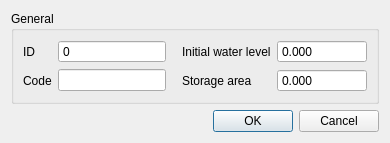
<?xml version="1.0" encoding="UTF-8"?>
<ui version="4.0">
 <class>Form</class>
 <widget class="QWidget" name="Form">
  <property name="geometry">
   <rect>
    <x>0</x>
    <y>0</y>
    <width>390</width>
    <height>136</height>
   </rect>
  </property>
  <property name="windowTitle">
   <string>Form</string>
  </property>
  <property name="locale">
   <locale language="English" country="UnitedStates"/>
  </property>
  <layout class="QGridLayout" name="gridLayout">
   <item row="3" column="0">
    <widget class="QGroupBox" name="grp_general">
     <property name="enabled">
      <bool>true</bool>
     </property>
     <property name="locale">
      <locale language="English" country="UnitedStates"/>
     </property>
     <property name="title">
      <string>General</string>
     </property>
     <layout class="QGridLayout" name="gridLayout_3">
      <item row="2" column="0">
       <widget class="QLabel" name="label_8">
        <property name="locale">
         <locale language="English" country="UnitedStates"/>
        </property>
        <property name="text">
         <string>Code</string>
        </property>
        <property name="alignment">
         <set>Qt::AlignLeading|Qt::AlignLeft|Qt::AlignVCenter</set>
        </property>
       </widget>
      </item>
      <item row="2" column="1">
       <widget class="QLineEdit" name="code">
        <property name="sizePolicy">
         <sizepolicy hsizetype="Expanding" vsizetype="Fixed">
          <horstretch>0</horstretch>
          <verstretch>0</verstretch>
         </sizepolicy>
        </property>
        <property name="locale">
         <locale language="English" country="UnitedStates"/>
        </property>
       </widget>
      </item>
      <item row="1" column="0">
       <widget class="QLabel" name="label_7">
        <property name="locale">
         <locale language="English" country="UnitedStates"/>
        </property>
        <property name="text">
         <string>ID</string>
        </property>
        <property name="alignment">
         <set>Qt::AlignLeading|Qt::AlignLeft|Qt::AlignVCenter</set>
        </property>
       </widget>
      </item>
      <item row="1" column="1">
       <widget class="QSpinBox" name="id">
        <property name="sizePolicy">
         <sizepolicy hsizetype="Expanding" vsizetype="Fixed">
          <horstretch>0</horstretch>
          <verstretch>0</verstretch>
         </sizepolicy>
        </property>
        <property name="locale">
         <locale language="English" country="UnitedStates"/>
        </property>
        <property name="readOnly">
         <bool>true</bool>
        </property>
        <property name="buttonSymbols">
         <enum>QAbstractSpinBox::NoButtons</enum>
        </property>
        <property name="maximum">
         <number>999999999</number>
        </property>
       </widget>
      </item>
      <item row="1" column="2">
       <widget class="QLabel" name="label_13">
        <property name="locale">
         <locale language="English" country="UnitedStates"/>
        </property>
        <property name="text">
         <string>Initial water level</string>
        </property>
        <property name="alignment">
         <set>Qt::AlignLeading|Qt::AlignLeft|Qt::AlignVCenter</set>
        </property>
        <property name="indent">
         <number>10</number>
        </property>
       </widget>
      </item>
      <item row="1" column="3">
       <widget class="QDoubleSpinBox" name="initial_waterlevel">
        <property name="sizePolicy">
         <sizepolicy hsizetype="Expanding" vsizetype="Fixed">
          <horstretch>0</horstretch>
          <verstretch>0</verstretch>
         </sizepolicy>
        </property>
        <property name="locale">
         <locale language="English" country="UnitedStates"/>
        </property>
        <property name="inputMethodHints">
         <set>Qt::ImhNone</set>
        </property>
        <property name="buttonSymbols">
         <enum>QAbstractSpinBox::NoButtons</enum>
        </property>
        <property name="decimals">
         <number>3</number>
        </property>
        <property name="minimum">
         <double>-99999999.000000000000000</double>
        </property>
        <property name="maximum">
         <double>999999999.000000000000000</double>
        </property>
       </widget>
      </item>
      <item row="2" column="2">
       <widget class="QLabel" name="label_14">
        <property name="locale">
         <locale language="English" country="UnitedStates"/>
        </property>
        <property name="text">
         <string>Storage area</string>
        </property>
        <property name="alignment">
         <set>Qt::AlignLeading|Qt::AlignLeft|Qt::AlignVCenter</set>
        </property>
        <property name="indent">
         <number>10</number>
        </property>
       </widget>
      </item>
      <item row="2" column="3">
       <widget class="QDoubleSpinBox" name="storage_area">
        <property name="sizePolicy">
         <sizepolicy hsizetype="Expanding" vsizetype="Fixed">
          <horstretch>0</horstretch>
          <verstretch>0</verstretch>
         </sizepolicy>
        </property>
        <property name="locale">
         <locale language="English" country="UnitedStates"/>
        </property>
        <property name="inputMethodHints">
         <set>Qt::ImhNone</set>
        </property>
        <property name="buttonSymbols">
         <enum>QAbstractSpinBox::NoButtons</enum>
        </property>
        <property name="decimals">
         <number>3</number>
        </property>
        <property name="minimum">
         <double>-99999999.000000000000000</double>
        </property>
        <property name="maximum">
         <double>999999999.000000000000000</double>
        </property>
       </widget>
      </item>
     </layout>
    </widget>
   </item>
   <item row="5" column="0">
    <widget class="QDialogButtonBox" name="buttonBox">
     <property name="standardButtons">
      <set>QDialogButtonBox::Cancel|QDialogButtonBox::Ok</set>
     </property>
    </widget>
   </item>
   <item row="4" column="0">
    <spacer name="verticalSpacer">
     <property name="orientation">
      <enum>Qt::Vertical</enum>
     </property>
     <property name="sizeHint" stdset="0">
      <size>
       <width>20</width>
       <height>40</height>
      </size>
     </property>
    </spacer>
   </item>
  </layout>
 </widget>
 <resources/>
 <connections/>
</ui>
